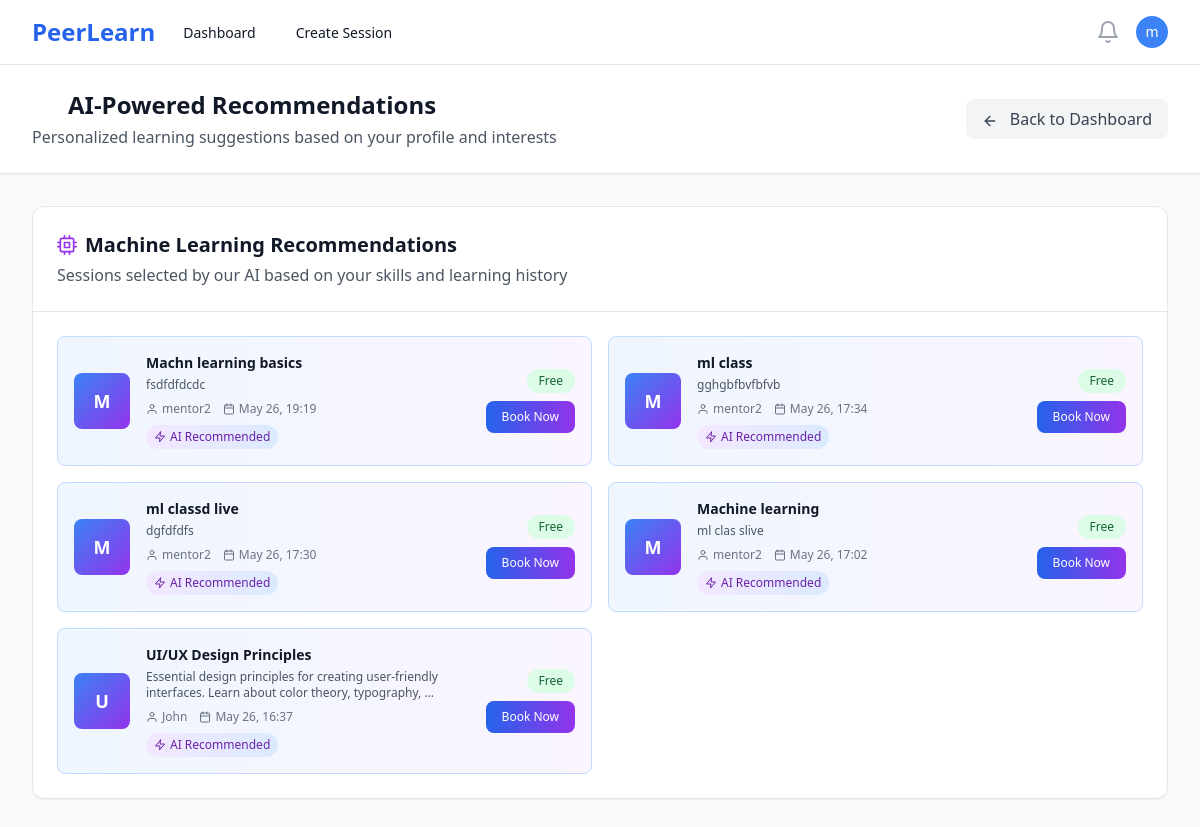
Screenshot of /recommendations/ (signed in) with the database file from the repository.
### users/models.py (models this page shows, shortened)
class User(AbstractUser):
    ROLE_CHOICES = [
        ('mentor', 'Mentor'),
        ('learner', 'Learner'),
    ]
    id = models.UUIDField(primary_key=True, default=uuid.uuid4, editable=False)
    role = models.CharField(max_length=10, choices=ROLE_CHOICES, default='learner')
    bio = models.TextField(blank=True, null=True)
    skills = models.CharField(max_length=500, blank=True, help_text="Comma-separated skills for recommendation matching")
    interests = models.CharField(max_length=500, blank=True, help_text="Learning interests for AI recommendations")
    domain = models.CharField(max_length=100, blank=True, help_text="Learning domain/field")
    expertise = models.CharField(max_length=100, blank=True, help_text="Primary domain/area of expertise")
    career_goals = models.TextField(blank=True, help_text="Career aspirations for AI guidance")
    profile_image = models.ImageField(upload_to='profiles/', blank=True, null=True)
    created_at = models.DateTimeField(auto_now_add=True)
    updated_at = models.DateTimeField(auto_now=True)
    @property
    def is_mentor(self):
        return self.role == 'mentor'

### sessions/models.py (models this page shows, shortened)
class Session(models.Model):
    STATUS_CHOICES = [
        ('draft', 'Draft'),
        ('scheduled', 'Scheduled'),
        ('live', 'Live'),
        ('completed', 'Completed'),
        ('cancelled', 'Cancelled'),
    ]
    CATEGORY_CHOICES = [
        ('programming', 'Programming & Development'),
        ('data-science', 'Data Science & Analytics'),
        ('web-development', 'Web Development'),
        ('mobile-development', 'Mobile Development'),
        ('ai-ml', 'AI & Machine Learning'),
        ('design', 'UI/UX Design'),
        ('business', 'Business & Marketing'),
        ('language', 'Language Learning'),
        ('music', 'Music & Arts'),
        ('fitness', 'Health & Fitness'),
        ('other', 'Other'),
    ]
    id = models.UUIDField(primary_key=True, default=uuid.uuid4, editable=False)
    mentor = models.ForeignKey(User, on_delete=models.CASCADE, related_name='mentor_sessions')
    title = models.CharField(max_length=200)
    description = models.TextField()
    thumbnail = models.ImageField(upload_to='session_thumbnails/', blank=True, null=True, help_text="Session cover image")
    category = models.CharField(max_length=50, choices=CATEGORY_CHOICES, blank=True, help_text="Session category for recommendations")
    skills = models.TextField(blank=True, help_text="Comma-separated skills for ML matching")
    price = models.DecimalField(max_digits=8, decimal_places=2, null=True, blank=True, help_text="Price in INR, null for free sessions")
    schedule = models.DateTimeField()
    duration = models.IntegerField(help_text="Duration in minutes")
    max_participants = models.IntegerField(default=10)
    status = models.CharField(max_length=20, choices=STATUS_CHOICES, default='draft')
    created_at = models.DateTimeField(auto_now_add=True)
    updated_at = models.DateTimeField(auto_now=True)
    class Meta:
        ordering = ['-schedule']

### recommendations/views.py (the view)
# urls.py: path('', views.recommendations_page, name='recommendations_page'),
@login_required
def recommendations_page(request):
    try:
        recommended_sessions = get_recommendations_for_user(request.user)
        recommended_mentors = get_mentor_recommendations_for_user(request.user)
    except Exception as e:
        recommended_sessions = Session.objects.filter(
            status='scheduled',
            schedule__gte=timezone.now()
        ).exclude(
            bookings__learner=request.user,
            bookings__status='confirmed'
        ).select_related('mentor')[:8]
        recommended_mentors = []
    from datetime import timedelta
    recent_date = timezone.now() - timedelta(days=7)
    trending_sessions = Session.objects.filter(
        status='scheduled',
        schedule__gte=timezone.now(),
        bookings__created_at__gte=recent_date
    ).exclude(
        bookings__learner=request.user,
        bookings__status='confirmed'
    ).annotate(
        recent_bookings=Count('bookings', filter=Q(bookings__created_at__gte=recent_date))
    ).filter(recent_bookings__gte=1).order_by('-recent_bookings')[:5]
    popular_sessions = Session.objects.filter(
        status='scheduled',
        schedule__gte=timezone.now(),
        popularity__isnull=False
    ).exclude(
        bookings__learner=request.user,
        bookings__status='confirmed'
    ).select_related('popularity', 'mentor').order_by(
        '-popularity__rating_average',
        '-popularity__booking_count'
    )[:5]
    all_sessions = Session.objects.filter(
        status='scheduled',
        schedule__gte=timezone.now()
    ).exclude(
        bookings__learner=request.user,
        bookings__status='confirmed'
    ).select_related('mentor')[:10]
    context = {
        'recommended_sessions': recommended_sessions,
        'recommended_mentors': recommended_mentors,
        'trending_sessions': trending_sessions,
        'popular_sessions': popular_sessions,
        'all_sessions': all_sessions,
        'user_skills': request.user.skills or '',
        'user_expertise': request.user.expertise or ''
    }
    return render(request, 'recommendations/recommendations_page.html', context)

### recommendations/recommendation_engine.py (called while the page is built, shortened)
def get_recommendations_for_user(user):
    engine = RecommendationEngine(user)
    return engine.get_personalized_recommendations()

def get_mentor_recommendations_for_user(user):
    engine = RecommendationEngine(user)
    return engine.get_mentor_recommendations()

    def parse_skills(self, skills_data):
        if isinstance(skills_data, str):
            try:
                skills_data = json.loads(skills_data)
            except:
                skills_data = [s.strip() for s in skills_data.split(',') if s.strip()]
        if isinstance(skills_data, list):
            return [skill.lower().strip() for skill in skills_data if skill]
        return []

    def collaborative_filtering(self):
        recommendations = []
        similar_users = User.objects.filter(
            role='learner',
            expertise__isnull=False
        ).exclude(id=self.user.id)
        user_similarities = []
        for other_user in similar_users:
            other_skills = self.parse_skills(other_user.expertise or [])
            similarity = self.calculate_skill_similarity(self.user_skills, other_skills)
            if similarity > 0.3:  # 30% similarity threshold
                user_similarities.append((other_user, similarity))
        return recommendations

    def popularity_based_filtering(self):
        recommendations = []
        popular_sessions = Session.objects.filter(
            status='scheduled',
            schedule__gte=timezone.now(),
            popularity__isnull=False
        ).exclude(
            bookings__learner=self.user,
            bookings__status='confirmed'
        ).select_related('popularity', 'mentor').order_by(
            '-popularity__rating_average',
            '-popularity__booking_count'
        )[:5]
        for session in popular_sessions:
            popularity = session.popularity
            score = (popularity.rating_average * 0.6) + (min(popularity.booking_count / 10, 2) * 0.4)
            reason = f"⭐ {popularity.rating_average:.1f} rating, {popularity.booking_count} bookings"
            recommendations.append((session, score, reason))
        return recommendations

    def calculate_skill_similarity(self, skills1, skills2):
        if not skills1 or not skills2:
            return 0.0
        set1 = set(skills1)
        set2 = set(skills2)
        intersection = len(set1.intersection(set2))
        union = len(set1.union(set2))
        return intersection / union if union > 0 else 0.0

### templates/recommendations/recommendations_page.html (shortened to what this page needs)
{% extends 'base.html' %}
{% load static %}
{% block content %}
<div class="min-h-screen bg-gray-50">
    <div class="bg-white shadow-sm border-b">
        <div class="max-w-7xl mx-auto px-4 sm:px-6 lg:px-8 py-6">
            <div class="flex items-center justify-between">
                <div>
                    <h1 class="text-2xl font-bold text-gray-900 flex items-center">
                        <i data-feather="brain" class="h-6 w-6 mr-3 text-blue-600"></i>
                        AI-Powered Recommendations
                    </h1>
                    <p class="text-gray-600 mt-1">Personalized learning suggestions based on your profile and interests</p>
                </div>
                <a href="{% url 'learner_dashboard' %}" class="bg-gray-100 hover:bg-gray-200 text-gray-700 px-4 py-2 rounded-lg transition-colors">
                    <i data-feather="arrow-left" class="h-4 w-4 mr-2 inline"></i>
                    Back to Dashboard
                </a>
            </div>
        </div>
    </div>
    <div class="max-w-7xl mx-auto px-4 sm:px-6 lg:px-8 py-8">
        <div class="bg-white rounded-xl shadow-sm border border-gray-200 mb-8">
            <div class="p-6 border-b border-gray-200">
                <h2 class="text-xl font-semibold text-gray-900 flex items-center">
                    <i data-feather="cpu" class="h-5 w-5 mr-2 text-purple-600"></i>
                    Machine Learning Recommendations
                </h2>
                <p class="text-gray-600 mt-1">Sessions selected by our AI based on your skills and learning history</p>
            </div>
            <div class="p-6">
                {% if recommended_sessions %}
                    <div class="grid grid-cols-1 md:grid-cols-2 gap-4">
                        {% for session in recommended_sessions %}
                        <div class="bg-gradient-to-r from-blue-50 to-purple-50 border border-blue-200 rounded-lg p-4 hover:shadow-md transition-all duration-200">
                            <div class="flex items-center space-x-4">
                                <div class="w-14 h-14 bg-gradient-to-br from-blue-500 to-purple-600 rounded-lg flex items-center justify-center text-white text-lg font-bold flex-shrink-0">
                                    {{ session.title|first|upper }}
                                </div>
                                <div class="flex-1 min-w-0">
                                    <h3 class="font-semibold text-gray-900 text-sm">{{ session.title }}</h3>
                                    <p class="text-xs text-gray-600 mt-1">{{ session.description|truncatewords:12 }}</p>
                                    <div class="flex items-center text-xs text-gray-500 mt-2 space-x-3">
                                        <span class="flex items-center">
                                            <i data-feather="user" class="h-3 w-3 mr-1"></i>
                                            {{ session.mentor.first_name }}
                                        </span>
                                        <span class="flex items-center">
                                            <i data-feather="calendar" class="h-3 w-3 mr-1"></i>
                                            {{ session.schedule|date:"M d, H:i" }}
                                        </span>
                                    </div>
                                    <div class="mt-2">
                                        <span class="inline-flex items-center px-2 py-1 rounded-full text-xs font-medium bg-gradient-to-r from-purple-100 to-blue-100 text-purple-800">
                                            <i data-feather="zap" class="h-3 w-3 mr-1"></i>
                                            AI Recommended
                                        </span>
                                    </div>
                                </div>
                                <div class="flex flex-col items-end space-y-2">
                                    {% if session.price > 0 %}
                                        <span class="bg-blue-100 text-blue-800 px-3 py-1 text-xs font-medium rounded-full">₹{{ session.price }}</span>
                                    {% else %}
                                        <span class="bg-green-100 text-green-800 px-3 py-1 text-xs font-medium rounded-full">Free</span>
                                    {% endif %}
                                    <form method="post" action="{% url 'book_session' session.id %}" class="inline">
                                        <button type="submit" class="bg-gradient-to-r from-blue-600 to-purple-600 hover:from-blue-700 hover:to-purple-700 text-white px-4 py-2 rounded-lg text-xs font-medium transition-all">
                                            Book Now
                                        </button>
                                    </form>
                                </div>
                            </div>
                        </div>
                        {% endfor %}
                    </div>
                {% endif %}
            </div>
        </div>
    </div>
</div>
{% endblock %}

### templates/base.html (shortened to what this page needs)
<!DOCTYPE html>
<html lang="en" class="h-full bg-gray-50">
<head>
    <script src="https://cdn.tailwindcss.com"></script>
</head>
<body class="h-full">
    {% if user.is_authenticated %}
    <nav class="bg-white shadow-sm border-b border-gray-200" x-data="{ mobileMenuOpen: false }">
        <div class="max-w-7xl mx-auto px-4 sm:px-6 lg:px-8">
            <div class="flex justify-between h-16">
                <div class="flex">
                    <div class="flex-shrink-0 flex items-center">
                        <a href="{% url 'landing' %}" class="text-2xl font-bold text-blue-600">PeerLearn</a>
                    </div>
                    <div class="hidden sm:ml-6 sm:flex sm:space-x-8">
                        {% if user.is_mentor %}
                            <a href="{% url 'mentor_dashboard' %}" class="border-transparent text-gray-900 hover:text-blue-600 inline-flex items-center px-1 pt-1 border-b-2 text-sm font-medium">
                                Dashboard
                            </a>
                            <a href="{% url 'create_session' %}" class="border-transparent text-gray-900 hover:text-blue-600 inline-flex items-center px-1 pt-1 border-b-2 text-sm font-medium">
                                Create Session
                            </a>
                        {% endif %}
                    </div>
                </div>
                <div class="hidden sm:ml-6 sm:flex sm:items-center">
                    <button type="button" class="bg-white p-1 rounded-full text-gray-400 hover:text-gray-500 focus:outline-none focus:ring-2 focus:ring-offset-2 focus:ring-blue-500">
                        <i data-feather="bell" class="h-6 w-6"></i>
                    </button>
                    <div class="ml-3 relative" x-data="{ open: false }">
                        <div>
                            <button @click="open = !open" type="button" class="bg-white rounded-full flex text-sm focus:outline-none focus:ring-2 focus:ring-offset-2 focus:ring-blue-500" id="user-menu-button">
                                <div class="h-8 w-8 rounded-full bg-blue-500 flex items-center justify-center">
                                    <span class="text-white text-sm font-medium">{{ user.first_name|first|default:user.username|first }}</span>
                                </div>
                            </button>
                        </div>
                    </div>
                </div>
            </div>
        </div>
    </nav>
    {% endif %}
    <main class="{% if user.is_authenticated %}pt-0{% else %}pt-0{% endif %}">
        {% block content %}{% endblock %}
    </main>
</body>
</html>

### rows the page displays
User: first_name|first "m"
Session: title|first "M", title "Machn learning basics", description "fsdfdfdcdc", mentor.first_name "mentor2", schedule "May 26, 19:19", shows "Free"
Session: title|first "M", title "ml class", description "gghgbfbvfbfvb", mentor.first_name "mentor2", schedule "May 26, 17:34", shows "Free"
Session: title|first "M", title "ml classd live", description "dgfdfdfs", mentor.first_name "mentor2", schedule "May 26, 17:30", shows "Free"
Session: title|first "M", title "Machine learning", description "ml clas slive", mentor.first_name "mentor2", schedule "May 26, 17:02", shows "Free"
Session: title|first "U", title "UI/UX Design Principles", description "Essential design principles for creating user-friendly interfaces. Learn about color theory, typography, …", mentor.first_name "John", schedule "May 26, 16:37", shows "Free"
